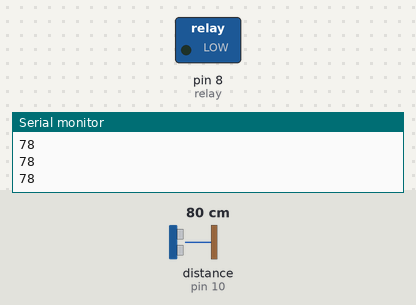
A sketch run on a simulated Arduino Uno, built with avr-gcc and run on an emulated ATmega328P. Parts: switched loads named in the sketch (green lamp = pin HIGH), the last lines printed to the serial monitor. Wiring (inferred from the names in the program): ultrasonic range finder: trigger pin 9; echo pin 10. The test bench sets the inputs (shaded band); at power-on: distance to the obstacle (sensor on pin 10) 80 cm. The echo pulse lasts 58.3 µs per cm; pins used as bus, display or sensor lines are not drawn.

Above: at 1.2 s.
1.3 s: distance to the obstacle (sensor on pin 10) set to 17 cm
2.8 s: distance to the obstacle (sensor on pin 10) set to 14 cm
At 3.9 s:
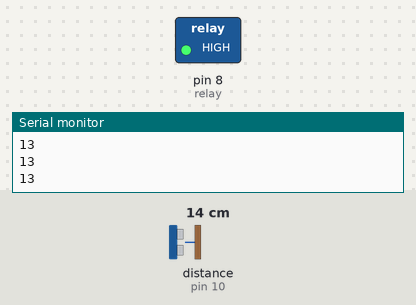
4.3 s: distance to the obstacle (sensor on pin 10) set to 18 cm
At 5.1 s:
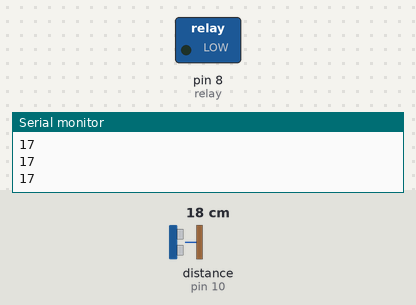
5.8 s: distance to the obstacle (sensor on pin 10) set to 2 cm
At 6.1 s:
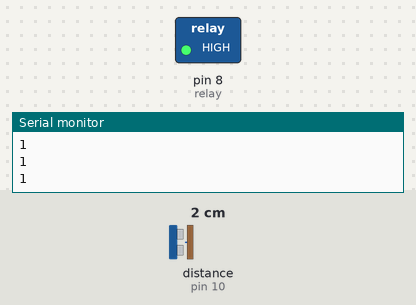
Timing chart, 0 to 8.3 s (numbered marks = the images above; inputs shaded):
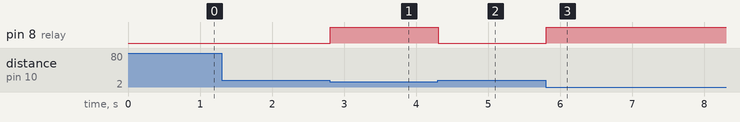

The sketch:

Water_Reservoir.ino
```cpp
int relay = 8;
const int trigPin = 9;
const int echoPin = 10;
long duration;
int distance;


void setup() {
  // put your setup code here, to run once:
  Serial.begin(9600);

  pinMode(trigPin, OUTPUT);
  pinMode(echoPin, INPUT);
  pinMode(relay, OUTPUT);
}

void loop() {
  // put your main code here, to run repeatedly:
  int x = SensorX();

   Serial.println(x);

  //  digitalWrite(relay, HIGH);
  //  delay(2000);
  //  digitalWrite(relay, LOW);
  //  delay(2000);
  if(x >= 15){
    digitalWrite(relay, LOW);
  }
  else{
    digitalWrite(relay, HIGH);
  }
}


int SensorX() {
  digitalWrite(trigPin, LOW);
  delayMicroseconds(2);
  // Sets the trigPin on HIGH state for 10 micro seconds
  digitalWrite(trigPin, HIGH);
  delayMicroseconds(10);
  digitalWrite(trigPin, LOW);
  // Reads the echoPin, returns the sound wave travel time in microseconds
  duration = pulseIn(echoPin, HIGH);
  // Calculating the distance
  distance = duration * 0.034 / 2;

  return distance;
}
```

Measured:
- the behaviour switches between 16 and 15 cm on distance to the obstacle (sensor on pin 10) (found by bisection; images 0 and 1)
- after the input at 2.8 s, pin 8 (relay): LOW → HIGH at once
- after the input at 4.3 s, pin 8 (relay): HIGH → LOW at once
- after the input at 5.8 s, pin 8 (relay): LOW → HIGH at once
